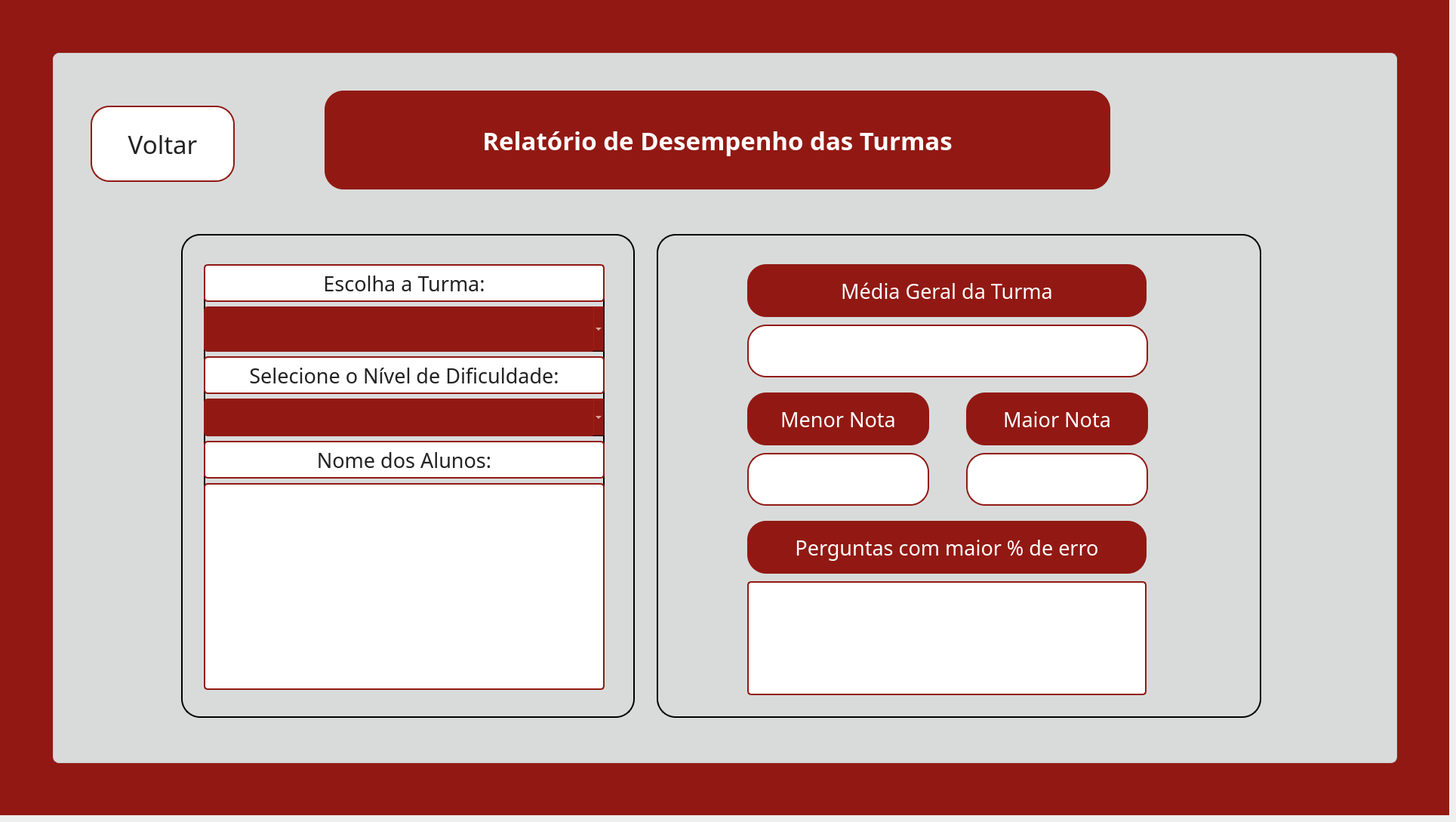
    <widget class="QWidget" name="pg_relatorioturmas">
     <widget class="QWidget" name="fundo2_relatorio" native="true">
      <property name="geometry">
       <rect>
        <x>0</x>
        <y>0</y>
        <width>1920</width>
        <height>1080</height>
       </rect>
      </property>
      <property name="styleSheet">
       <string notr="true">background-color: #921913;</string>
      </property>
      <widget class="QWidget" name="container2_relatorio" native="true">
       <property name="geometry">
        <rect>
         <x>70</x>
         <y>70</y>
         <width>1781</width>
         <height>941</height>
        </rect>
       </property>
       <property name="styleSheet">
        <string notr="true">background-color: #d9dbdb;
border: 1px solid #cccccc;
border-radius: 8px;</string>
       </property>
       <widget class="QLabel" name="lbl_titulo2_relatorio">
        <property name="geometry">
         <rect>
          <x>360</x>
          <y>50</y>
          <width>1041</width>
          <height>131</height>
         </rect>
        </property>
        <property name="font">
         <font>
          <family>Arbutus Slab</family>
          <pointsize>25</pointsize>
          <bold>true</bold>
         </font>
        </property>
        <property name="cursor">
         <cursorShape>ArrowCursor</cursorShape>
        </property>
        <property name="styleSheet">
         <string notr="true">background-color: #921913;
color: white;
border: none;
border-radius: 25px</string>
        </property>
        <property name="text">
         <string>Relatório de Desempenho das Turmas</string>
        </property>
        <property name="textFormat">
         <enum>Qt::TextFormat::AutoText</enum>
        </property>
        <property name="alignment">
         <set>Qt::AlignmentFlag::AlignCenter</set>
        </property>
        <property name="wordWrap">
         <bool>true</bool>
        </property>
       </widget>
       <widget class="QLabel" name="lbl_col1b_relatorio">
        <property name="geometry">
         <rect>
          <x>10</x>
          <y>0</y>
          <width>471</width>
          <height>491</height>
         </rect>
        </property>
        <property name="styleSheet">
         <string notr="true">border: transparent;
background-color: transparent;</string>
        </property>
        <property name="text">
         <string/>
        </property>
        <property name="pixmap">
         <pixmap>../images/fundoetec.png</pixmap>
        </property>
        <property name="scaledContents">
         <bool>true</bool>
        </property>
       </widget>
       <widget class="QLabel" name="lbl_col2b_relatorio">
        <property name="geometry">
         <rect>
          <x>10</x>
          <y>460</y>
          <width>471</width>
          <height>481</height>
         </rect>
        </property>
        <property name="styleSheet">
         <string notr="true">border: transparent;
background-color: transparent;</string>
        </property>
        <property name="text">
         <string/>
        </property>
        <property name="pixmap">
         <pixmap>../images/fundoetec.png</pixmap>
        </property>
        <property name="scaledContents">
         <bool>true</bool>
        </property>
       </widget>
       <widget class="QLabel" name="lbl_col3b_relatorio">
        <property name="geometry">
         <rect>
          <x>470</x>
          <y>450</y>
          <width>471</width>
          <height>481</height>
         </rect>
        </property>
        <property name="styleSheet">
         <string notr="true">border: transparent;
background-color: transparent;</string>
        </property>
        <property name="text">
         <string/>
        </property>
        <property name="pixmap">
         <pixmap>../images/fundoetec.png</pixmap>
        </property>
        <property name="scaledContents">
         <bool>true</bool>
        </property>
       </widget>
       <widget class="QFrame" name="frame_card3_relatorio">
        <property name="geometry">
         <rect>
          <x>170</x>
          <y>240</y>
          <width>601</width>
          <height>641</height>
         </rect>
        </property>
        <property name="font">
         <font>
          <pointsize>2</pointsize>
         </font>
        </property>
        <property name="styleSheet">
         <string notr="true">border-radius: 25px;
border: 2px solid black;
</string>
        </property>
        <property name="frameShape">
         <enum>QFrame::Shape::StyledPanel</enum>
        </property>
        <property name="frameShadow">
         <enum>QFrame::Shadow::Raised</enum>
        </property>
        <widget class="QWidget" name="verticalLayoutWidget_5">
         <property name="geometry">
          <rect>
           <x>30</x>
           <y>40</y>
           <width>531</width>
           <height>564</height>
          </rect>
         </property>
         <layout class="QVBoxLayout" name="layout_card3_relatorio">
          <item>
           <widget class="QLabel" name="lbl_dado1b_relatorio">
            <property name="minimumSize">
             <size>
              <width>0</width>
              <height>50</height>
             </size>
            </property>
            <property name="maximumSize">
             <size>
              <width>16777215</width>
              <height>50</height>
             </size>
            </property>
            <property name="font">
             <font>
              <family>Arbutus Slab</family>
              <pointsize>20</pointsize>
             </font>
            </property>
            <property name="styleSheet">
             <string notr="true">background-color: white;
color: #222222;
border: 2px solid #921913;
border-radius: 5px;
padding: 0 8px</string>
            </property>
            <property name="text">
             <string>Escolha a Turma:</string>
            </property>
            <property name="alignment">
             <set>Qt::AlignmentFlag::AlignCenter</set>
            </property>
           </widget>
          </item>
          <item>
           <widget class="QComboBox" name="comboBox_turma3">
            <property name="minimumSize">
             <size>
              <width>200</width>
              <height>60</height>
             </size>
            </property>
            <property name="font">
             <font>
              <family>Arbutus Slab</family>
              <pointsize>20</pointsize>
             </font>
            </property>
            <property name="styleSheet">
             <string notr="true">QComboBox{
    background-color: #921913;
    border: none;
    border-radius: 5px;
    color: white;
}

QComboBox:hover{
    background-color: #62100d;
}</string>
            </property>
            <property name="currentIndex">
             <number>-1</number>
            </property>
           </widget>
          </item>
          <item>
           <widget class="QLabel" name="lbl_dado2b_relatorio">
            <property name="minimumSize">
             <size>
              <width>0</width>
              <height>50</height>
             </size>
            </property>
            <property name="maximumSize">
             <size>
              <width>16777215</width>
              <height>50</height>
             </size>
            </property>
            <property name="font">
             <font>
              <family>Arbutus Slab</family>
              <pointsize>20</pointsize>
             </font>
            </property>
            <property name="styleSheet">
             <string notr="true">background-color: white;
color: #222222;
border: 2px solid #921913;
border-radius: 5px;
padding: 0 8px</string>
            </property>
            <property name="text">
             <string>Selecione o Nível de Dificuldade:</string>
            </property>
            <property name="alignment">
             <set>Qt::AlignmentFlag::AlignCenter</set>
            </property>
           </widget>
          </item>
          <item>
           <widget class="QComboBox" name="comboBox_modo2_2">
            <property name="minimumSize">
             <size>
              <width>200</width>
              <height>50</height>
             </size>
            </property>
            <property name="font">
             <font>
              <family>Arbutus Slab</family>
              <pointsize>20</pointsize>
             </font>
            </property>
            <property name="styleSheet">
             <string notr="true">QComboBox{
    background-color: #921913;
    border: none;
    border-radius: 5px;
    color: white;
}

QComboBox:hover{
    background-color: #62100d;
}</string>
            </property>
            <property name="currentIndex">
             <number>-1</number>
            </property>
           </widget>
          </item>
          <item>
           <widget class="QLabel" name="lbl_dado3b_relatorio">
            <property name="minimumSize">
             <size>
              <width>0</width>
              <height>50</height>
             </size>
            </property>
            <property name="maximumSize">
             <size>
              <width>16777215</width>
              <height>50</height>
             </size>
            </property>
            <property name="font">
             <font>
              <family>Arbutus Slab</family>
              <pointsize>20</pointsize>
             </font>
            </property>
            <property name="styleSheet">
             <string notr="true">background-color: white;
color: #222222;
border: 2px solid #921913;
border-radius: 5px;
padding: 0 8px</string>
            </property>
            <property name="text">
             <string>Nome dos Alunos:</string>
            </property>
            <property name="alignment">
             <set>Qt::AlignmentFlag::AlignCenter</set>
            </property>
           </widget>
          </item>
          <item>
           <widget class="QListWidget" name="lista_alunos3">
            <property name="styleSheet">
             <string notr="true">background-color: white;
color: #222222;
border: 2px solid #921913;
border-radius: 5px;
padding: 0 8px</string>
            </property>
           </widget>
          </item>
         </layout>
        </widget>
       </widget>
       <widget class="QLabel" name="lbl_stat1b_relatorio">
        <property name="geometry">
         <rect>
          <x>500</x>
          <y>10</y>
          <width>471</width>
          <height>431</height>
         </rect>
        </property>
        <property name="styleSheet">
         <string notr="true">border: transparent;
background-color: transparent;</string>
        </property>
        <property name="text">
         <string/>
        </property>
        <property name="pixmap">
         <pixmap>../images/fundoetec.png</pixmap>
        </property>
        <property name="scaledContents">
         <bool>true</bool>
        </property>
       </widget>
       <widget class="QLabel" name="lbl_stat2b_relatorio">
        <property name="geometry">
         <rect>
          <x>940</x>
          <y>0</y>
          <width>461</width>
          <height>481</height>
         </rect>
        </property>
        <property name="styleSheet">
         <string notr="true">border: transparent;
background-color: transparent;</string>
        </property>
        <property name="text">
         <string/>
        </property>
        <property name="pixmap">
         <pixmap>../images/fundoetec.png</pixmap>
        </property>
        <property name="scaledContents">
         <bool>true</bool>
        </property>
       </widget>
       <widget class="QLabel" name="lbl_stat3b_relatorio">
        <property name="geometry">
         <rect>
          <x>1400</x>
          <y>0</y>
          <width>401</width>
          <height>491</height>
         </rect>
        </property>
        <property name="styleSheet">
         <string notr="true">border: transparent;
background-color: transparent;</string>
        </property>
        <property name="text">
         <string/>
        </property>
        <property name="pixmap">
         <pixmap>../images/fundoetec.png</pixmap>
        </property>
        <property name="scaledContents">
         <bool>true</bool>
        </property>
       </widget>
       <widget class="QLabel" name="lbl_stat4b_relatorio">
        <property name="geometry">
         <rect>
          <x>1780</x>
          <y>820</y>
          <width>471</width>
          <height>481</height>
         </rect>
        </property>
        <property name="styleSheet">
         <string notr="true">border: transparent;
background-color: transparent;</string>
        </property>
        <property name="text">
         <string/>
        </property>
        <property name="pixmap">
         <pixmap>../images/fundoetec.png</pixmap>
        </property>
        <property name="scaledContents">
         <bool>true</bool>
        </property>
       </widget>
       <widget class="QLabel" name="lbl_stat5b_relatorio">
        <property name="geometry">
         <rect>
          <x>940</x>
          <y>460</y>
          <width>471</width>
          <height>471</height>
         </rect>
        </property>
        <property name="styleSheet">
         <string notr="true">border: transparent;
background-color: transparent;</string>
        </property>
        <property name="text">
         <string/>
        </property>
        <property name="pixmap">
         <pixmap>../images/fundoetec.png</pixmap>
        </property>
        <property name="scaledContents">
         <bool>true</bool>
        </property>
       </widget>
       <widget class="QFrame" name="frame_card4_relatorio">
        <property name="geometry">
         <rect>
          <x>800</x>
          <y>240</y>
          <width>801</width>
          <height>641</height>
         </rect>
        </property>
        <property name="styleSheet">
         <string notr="true">border-radius: 25px;
border: 2px solid black;
</string>
        </property>
        <property name="frameShape">
         <enum>QFrame::Shape::StyledPanel</enum>
        </property>
        <property name="frameShadow">
         <enum>QFrame::Shadow::Raised</enum>
        </property>
        <widget class="QLabel" name="lbl_mediaturma2">
         <property name="geometry">
          <rect>
           <x>120</x>
           <y>120</y>
           <width>531</width>
           <height>70</height>
          </rect>
         </property>
         <property name="minimumSize">
          <size>
           <width>0</width>
           <height>70</height>
          </size>
         </property>
         <property name="maximumSize">
          <size>
           <width>16777215</width>
           <height>40</height>
          </size>
         </property>
         <property name="font">
          <font>
           <family>Arbutus Slab</family>
           <pointsize>20</pointsize>
          </font>
         </property>
         <property name="styleSheet">
          <string notr="true">background-color: white;
color: #222222;
border: 2px solid #921913;
border-radius: 25px;
padding: 0 18px</string>
         </property>
         <property name="text">
          <string/>
         </property>
        </widget>
        <widget class="QLabel" name="lbl_dado1c_relatorio">
         <property name="geometry">
          <rect>
           <x>120</x>
           <y>40</y>
           <width>529</width>
           <height>70</height>
          </rect>
         </property>
         <property name="minimumSize">
          <size>
           <width>0</width>
           <height>70</height>
          </size>
         </property>
         <property name="maximumSize">
          <size>
           <width>16777215</width>
           <height>40</height>
          </size>
         </property>
         <property name="font">
          <font>
           <family>Arbutus Slab</family>
           <pointsize>20</pointsize>
          </font>
         </property>
         <property name="styleSheet">
          <string notr="true">background-color: #921913;
color: white;
border: none;
border-radius: 25px</string>
         </property>
         <property name="text">
          <string>Média Geral da Turma</string>
         </property>
         <property name="alignment">
          <set>Qt::AlignmentFlag::AlignCenter</set>
         </property>
        </widget>
        <widget class="QLabel" name="lbl_dado2c_relatorio">
         <property name="geometry">
          <rect>
           <x>120</x>
           <y>210</y>
           <width>241</width>
           <height>70</height>
          </rect>
         </property>
         <property name="minimumSize">
          <size>
           <width>0</width>
           <height>70</height>
          </size>
         </property>
         <property name="maximumSize">
          <size>
           <width>16777215</width>
           <height>40</height>
          </size>
         </property>
         <property name="font">
          <font>
           <family>Arbutus Slab</family>
           <pointsize>20</pointsize>
          </font>
         </property>
         <property name="styleSheet">
          <string notr="true">background-color: #921913;
color: white;
border: none;
border-radius: 25px</string>
         </property>
         <property name="text">
          <string>Menor Nota</string>
         </property>
         <property name="alignment">
          <set>Qt::AlignmentFlag::AlignCenter</set>
         </property>
        </widget>
        <widget class="QLabel" name="lbl_dado3c_relatorio">
         <property name="geometry">
          <rect>
           <x>120</x>
           <y>380</y>
           <width>529</width>
           <height>70</height>
          </rect>
         </property>
         <property name="minimumSize">
          <size>
           <width>0</width>
           <height>70</height>
          </size>
         </property>
         <property name="maximumSize">
          <size>
           <width>16777215</width>
           <height>50</height>
          </size>
         </property>
         <property name="font">
          <font>
           <family>Arbutus Slab</family>
           <pointsize>20</pointsize>
          </font>
         </property>
         <property name="styleSheet">
          <string notr="true">background-color: #921913;
color: white;
border: none;
border-radius: 25px</string>
         </property>
         <property name="text">
          <string>Perguntas com maior % de erro</string>
         </property>
         <property name="alignment">
          <set>Qt::AlignmentFlag::AlignCenter</set>
         </property>
        </widget>
        <widget class="QLabel" name="lbl_dado4c_relatorio">
         <property name="geometry">
          <rect>
           <x>-60</x>
           <y>620</y>
           <width>471</width>
           <height>81</height>
          </rect>
         </property>
         <property name="styleSheet">
          <string notr="true">border: transparent;
background-color: transparent;</string>
         </property>
         <property name="text">
          <string/>
         </property>
         <property name="pixmap">
          <pixmap>../images/fundoetec.png</pixmap>
         </property>
         <property name="scaledContents">
          <bool>true</bool>
         </property>
        </widget>
        <widget class="QLabel" name="lbl_rodape2_relatorio">
         <property name="geometry">
          <rect>
           <x>410</x>
           <y>210</y>
           <width>241</width>
           <height>70</height>
          </rect>
         </property>
         <property name="minimumSize">
          <size>
           <width>0</width>
           <height>70</height>
          </size>
         </property>
         <property name="maximumSize">
          <size>
           <width>16777215</width>
           <height>70</height>
          </size>
         </property>
         <property name="font">
          <font>
           <family>Arbutus Slab</family>
           <pointsize>20</pointsize>
          </font>
         </property>
         <property name="styleSheet">
          <string notr="true">background-color: #921913;
color: white;
border: none;
border-radius: 25px</string>
         </property>
         <property name="text">
          <string>Maior Nota</string>
         </property>
         <property name="alignment">
          <set>Qt::AlignmentFlag::AlignCenter</set>
         </property>
        </widget>
        <widget class="QLabel" name="lbl_menornota">
         <property name="geometry">
          <rect>
           <x>120</x>
           <y>290</y>
           <width>241</width>
           <height>70</height>
          </rect>
         </property>
         <property name="minimumSize">
          <size>
           <width>0</width>
           <height>70</height>
          </size>
         </property>
         <property name="maximumSize">
          <size>
           <width>16777215</width>
           <height>40</height>
          </size>
         </property>
         <property name="font">
          <font>
           <family>Arbutus Slab</family>
           <pointsize>20</pointsize>
          </font>
         </property>
         <property name="styleSheet">
          <string notr="true">background-color: white;
color: #222222;
border: 2px solid #921913;
border-radius: 25px;
padding: 0 18px</string>
         </property>
         <property name="text">
          <string/>
         </property>
        </widget>
        <widget class="QLabel" name="lbl_maiornota">
         <property name="geometry">
          <rect>
           <x>410</x>
           <y>290</y>
           <width>241</width>
           <height>70</height>
          </rect>
         </property>
         <property name="minimumSize">
          <size>
           <width>0</width>
           <height>70</height>
          </size>
         </property>
         <property name="maximumSize">
          <size>
           <width>16777215</width>
           <height>40</height>
          </size>
         </property>
         <property name="font">
          <font>
           <family>Arbutus Slab</family>
           <pointsize>20</pointsize>
          </font>
         </property>
         <property name="styleSheet">
          <string notr="true">background-color: white;
color: #222222;
border: 2px solid #921913;
border-radius: 25px;
padding: 0 18px</string>
         </property>
         <property name="text">
          <string/>
         </property>
        </widget>
        <widget class="QListWidget" name="lista_perguntascommenosacerto">
         <property name="geometry">
          <rect>
           <x>120</x>
           <y>460</y>
           <width>529</width>
           <height>151</height>
          </rect>
         </property>
         <property name="styleSheet">
          <string notr="true">background-color: white;
color: #222222;
border: 2px solid #921913;
border-radius: 5px;
padding: 0 8px</string>
         </property>
        </widget>
       </widget>
       <widget class="QLabel" name="lbl_rodape3_relatorio">
        <property name="geometry">
         <rect>
          <x>1310</x>
          <y>460</y>
          <width>471</width>
          <height>471</height>
         </rect>
        </property>
        <property name="styleSheet">
         <string notr="true">border: transparent;
background-color: transparent;</string>
        </property>
        <property name="text">
         <string/>
        </property>
        <property name="pixmap">
         <pixmap>../images/fundoetec.png</pixmap>
        </property>
        <property name="scaledContents">
         <bool>true</bool>
        </property>
       </widget>
       <widget class="QPushButton" name="btn_voltarpararanking">
        <property name="geometry">
         <rect>
          <x>50</x>
          <y>70</y>
          <width>191</width>
          <height>101</height>
         </rect>
        </property>
        <property name="font">
         <font>
          <family>Arbutus Slab</family>
          <pointsize>25</pointsize>
         </font>
        </property>
        <property name="styleSheet">
         <string notr="true">background-color: white;
border: 2px solid #921913;
border-radius: 25px;
color: #222222;
padding: 0 18px</string>
        </property>
        <property name="text">
         <string>Voltar</string>
        </property>
       </widget>
       <zorder>lbl_stat3b_relatorio</zorder>
       <zorder>lbl_stat2b_relatorio</zorder>
       <zorder>lbl_col1b_relatorio</zorder>
       <zorder>lbl_stat1b_relatorio</zorder>
       <zorder>lbl_col2b_relatorio</zorder>
       <zorder>lbl_col3b_relatorio</zorder>
       <zorder>lbl_rodape3_relatorio</zorder>
       <zorder>lbl_titulo2_relatorio</zorder>
       <zorder>frame_card3_relatorio</zorder>
       <zorder>lbl_stat4b_relatorio</zorder>
       <zorder>lbl_stat5b_relatorio</zorder>
       <zorder>frame_card4_relatorio</zorder>
       <zorder>btn_voltarpararanking</zorder>
      </widget>
     </widget>
    </widget>
